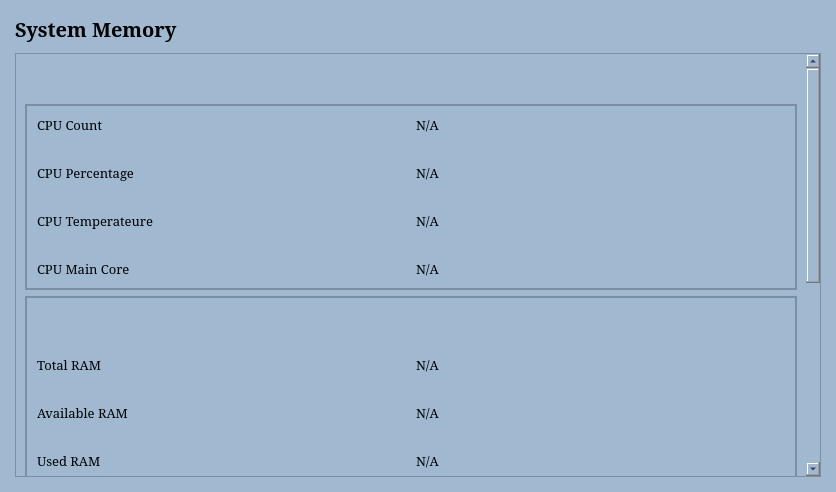
<?xml version="1.0" encoding="UTF-8"?>
<ui version="4.0">
 <class>Form</class>
 <widget class="QWidget" name="Form">
  <property name="geometry">
   <rect>
    <x>0</x>
    <y>0</y>
    <width>836</width>
    <height>492</height>
   </rect>
  </property>
  <property name="windowTitle">
   <string>Form</string>
  </property>
  <property name="styleSheet">
   <string notr="true">background-color: #A0B9D0;</string>
  </property>
  <layout class="QVBoxLayout" name="verticalLayout">
   <property name="spacing">
    <number>10</number>
   </property>
   <property name="leftMargin">
    <number>15</number>
   </property>
   <property name="topMargin">
    <number>15</number>
   </property>
   <property name="rightMargin">
    <number>15</number>
   </property>
   <property name="bottomMargin">
    <number>15</number>
   </property>
   <item>
    <widget class="QLabel" name="label">
     <property name="font">
      <font>
       <family>Constantia</family>
       <pointsize>15</pointsize>
       <bold>true</bold>
      </font>
     </property>
     <property name="text">
      <string>System Memory</string>
     </property>
    </widget>
   </item>
   <item>
    <widget class="QScrollArea" name="scrollArea">
     <property name="font">
      <font>
       <family>Constantia</family>
       <pointsize>10</pointsize>
      </font>
     </property>
     <property name="widgetResizable">
      <bool>true</bool>
     </property>
     <widget class="QWidget" name="scrollAreaWidgetContents">
      <property name="geometry">
       <rect>
        <x>0</x>
        <y>0</y>
        <width>787</width>
        <height>731</height>
       </rect>
      </property>
      <layout class="QVBoxLayout" name="verticalLayout_2">
       <property name="topMargin">
        <number>50</number>
       </property>
       <property name="bottomMargin">
        <number>50</number>
       </property>
       <item>
        <widget class="QFrame" name="frame">
         <property name="font">
          <font>
           <family>Constantia</family>
           <pointsize>10</pointsize>
          </font>
         </property>
         <property name="frameShape">
          <enum>QFrame::StyledPanel</enum>
         </property>
         <property name="frameShadow">
          <enum>QFrame::Raised</enum>
         </property>
         <layout class="QVBoxLayout" name="verticalLayout_3">
          <property name="spacing">
           <number>0</number>
          </property>
          <property name="leftMargin">
           <number>0</number>
          </property>
          <property name="topMargin">
           <number>0</number>
          </property>
          <property name="rightMargin">
           <number>0</number>
          </property>
          <property name="bottomMargin">
           <number>0</number>
          </property>
          <item>
           <widget class="QFrame" name="frame_2">
            <property name="sizePolicy">
             <sizepolicy hsizetype="Preferred" vsizetype="Expanding">
              <horstretch>0</horstretch>
              <verstretch>0</verstretch>
             </sizepolicy>
            </property>
            <property name="font">
             <font>
              <family>Constantia</family>
              <pointsize>10</pointsize>
             </font>
            </property>
            <property name="frameShape">
             <enum>QFrame::StyledPanel</enum>
            </property>
            <property name="frameShadow">
             <enum>QFrame::Raised</enum>
            </property>
            <layout class="QGridLayout" name="gridLayout">
             <property name="leftMargin">
              <number>10</number>
             </property>
             <property name="topMargin">
              <number>10</number>
             </property>
             <property name="rightMargin">
              <number>10</number>
             </property>
             <property name="bottomMargin">
              <number>10</number>
             </property>
             <property name="horizontalSpacing">
              <number>10</number>
             </property>
             <property name="verticalSpacing">
              <number>30</number>
             </property>
             <item row="3" column="2">
              <widget class="QLabel" name="txt_cpu_main_core">
               <property name="font">
                <font>
                 <family>Constantia</family>
                 <pointsize>10</pointsize>
                </font>
               </property>
               <property name="text">
                <string>N/A</string>
               </property>
              </widget>
             </item>
             <item row="0" column="0">
              <widget class="QLabel" name="label_2">
               <property name="font">
                <font>
                 <family>Constantia</family>
                 <pointsize>10</pointsize>
                </font>
               </property>
               <property name="text">
                <string>CPU Count</string>
               </property>
              </widget>
             </item>
             <item row="3" column="0">
              <widget class="QLabel" name="label_8">
               <property name="font">
                <font>
                 <family>Constantia</family>
                 <pointsize>10</pointsize>
                </font>
               </property>
               <property name="text">
                <string>CPU Main Core</string>
               </property>
              </widget>
             </item>
             <item row="2" column="2">
              <widget class="QLabel" name="txt_cpu_temp">
               <property name="font">
                <font>
                 <family>Constantia</family>
                 <pointsize>10</pointsize>
                </font>
               </property>
               <property name="text">
                <string>N/A</string>
               </property>
              </widget>
             </item>
             <item row="0" column="2">
              <widget class="QLabel" name="txt_cpu_count">
               <property name="font">
                <font>
                 <family>Constantia</family>
                 <pointsize>10</pointsize>
                </font>
               </property>
               <property name="text">
                <string>N/A</string>
               </property>
              </widget>
             </item>
             <item row="2" column="0">
              <widget class="QLabel" name="label_6">
               <property name="font">
                <font>
                 <family>Constantia</family>
                 <pointsize>10</pointsize>
                </font>
               </property>
               <property name="text">
                <string>CPU Temperateure</string>
               </property>
              </widget>
             </item>
             <item row="1" column="0">
              <widget class="QLabel" name="label_4">
               <property name="font">
                <font>
                 <family>Constantia</family>
                 <pointsize>10</pointsize>
                </font>
               </property>
               <property name="text">
                <string>CPU Percentage</string>
               </property>
              </widget>
             </item>
             <item row="1" column="2">
              <widget class="QLabel" name="txt_cpu_per">
               <property name="font">
                <font>
                 <family>Constantia</family>
                 <pointsize>10</pointsize>
                </font>
               </property>
               <property name="text">
                <string>N/A</string>
               </property>
              </widget>
             </item>
            </layout>
           </widget>
          </item>
         </layout>
        </widget>
       </item>
       <item>
        <widget class="QFrame" name="frame_3">
         <property name="font">
          <font>
           <family>Constantia</family>
           <pointsize>10</pointsize>
          </font>
         </property>
         <property name="frameShape">
          <enum>QFrame::StyledPanel</enum>
         </property>
         <property name="frameShadow">
          <enum>QFrame::Raised</enum>
         </property>
         <layout class="QVBoxLayout" name="verticalLayout_4">
          <property name="spacing">
           <number>0</number>
          </property>
          <property name="leftMargin">
           <number>0</number>
          </property>
          <property name="topMargin">
           <number>0</number>
          </property>
          <property name="rightMargin">
           <number>0</number>
          </property>
          <property name="bottomMargin">
           <number>0</number>
          </property>
          <item>
           <widget class="QFrame" name="frame_4">
            <property name="font">
             <font>
              <family>Constantia</family>
              <pointsize>10</pointsize>
             </font>
            </property>
            <property name="frameShape">
             <enum>QFrame::StyledPanel</enum>
            </property>
            <property name="frameShadow">
             <enum>QFrame::Raised</enum>
            </property>
            <layout class="QGridLayout" name="gridLayout_2">
             <property name="leftMargin">
              <number>10</number>
             </property>
             <property name="topMargin">
              <number>10</number>
             </property>
             <property name="rightMargin">
              <number>10</number>
             </property>
             <property name="bottomMargin">
              <number>15</number>
             </property>
             <property name="horizontalSpacing">
              <number>10</number>
             </property>
             <property name="verticalSpacing">
              <number>30</number>
             </property>
             <item row="5" column="1">
              <widget class="QLabel" name="txt_ram_usage">
               <property name="font">
                <font>
                 <family>Constantia</family>
                 <pointsize>10</pointsize>
                </font>
               </property>
               <property name="text">
                <string>N/A</string>
               </property>
              </widget>
             </item>
             <item row="3" column="0">
              <widget class="QLabel" name="label_9">
               <property name="font">
                <font>
                 <family>Constantia</family>
                 <pointsize>10</pointsize>
                </font>
               </property>
               <property name="text">
                <string>Used RAM</string>
               </property>
              </widget>
             </item>
             <item row="5" column="0">
              <widget class="QLabel" name="label_15">
               <property name="font">
                <font>
                 <family>Constantia</family>
                 <pointsize>10</pointsize>
                </font>
               </property>
               <property name="text">
                <string>RAM Usage</string>
               </property>
              </widget>
             </item>
             <item row="0" column="0">
              <widget class="QLabel" name="label_3">
               <property name="text">
                <string/>
               </property>
              </widget>
             </item>
             <item row="2" column="0">
              <widget class="QLabel" name="label_7">
               <property name="font">
                <font>
                 <family>Constantia</family>
                 <pointsize>10</pointsize>
                </font>
               </property>
               <property name="text">
                <string>Available RAM</string>
               </property>
              </widget>
             </item>
             <item row="1" column="0">
              <widget class="QLabel" name="label_5">
               <property name="font">
                <font>
                 <family>Constantia</family>
                 <pointsize>10</pointsize>
                </font>
               </property>
               <property name="text">
                <string>Total RAM</string>
               </property>
              </widget>
             </item>
             <item row="4" column="1">
              <widget class="QLabel" name="txt_free_ram">
               <property name="font">
                <font>
                 <family>Constantia</family>
                 <pointsize>10</pointsize>
                </font>
               </property>
               <property name="text">
                <string>N/A</string>
               </property>
              </widget>
             </item>
             <item row="1" column="1">
              <widget class="QLabel" name="txt_total_ram">
               <property name="font">
                <font>
                 <family>Constantia</family>
                 <pointsize>10</pointsize>
                </font>
               </property>
               <property name="text">
                <string>N/A</string>
               </property>
              </widget>
             </item>
             <item row="4" column="0">
              <widget class="QLabel" name="label_10">
               <property name="font">
                <font>
                 <family>Constantia</family>
                 <pointsize>10</pointsize>
                </font>
               </property>
               <property name="text">
                <string>Free RAM</string>
               </property>
              </widget>
             </item>
             <item row="2" column="1">
              <widget class="QLabel" name="txt_available_ram">
               <property name="font">
                <font>
                 <family>Constantia</family>
                 <pointsize>10</pointsize>
                </font>
               </property>
               <property name="text">
                <string>N/A</string>
               </property>
              </widget>
             </item>
             <item row="3" column="1">
              <widget class="QLabel" name="txt_used_ram">
               <property name="font">
                <font>
                 <family>Constantia</family>
                 <pointsize>10</pointsize>
                </font>
               </property>
               <property name="text">
                <string>N/A</string>
               </property>
              </widget>
             </item>
            </layout>
           </widget>
          </item>
         </layout>
        </widget>
       </item>
       <item>
        <widget class="QFrame" name="frame_5">
         <property name="font">
          <font>
           <family>Constantia</family>
           <pointsize>10</pointsize>
          </font>
         </property>
         <property name="frameShape">
          <enum>QFrame::StyledPanel</enum>
         </property>
         <property name="frameShadow">
          <enum>QFrame::Raised</enum>
         </property>
         <layout class="QVBoxLayout" name="verticalLayout_5">
          <property name="spacing">
           <number>0</number>
          </property>
          <property name="leftMargin">
           <number>0</number>
          </property>
          <property name="topMargin">
           <number>0</number>
          </property>
          <property name="rightMargin">
           <number>0</number>
          </property>
          <property name="bottomMargin">
           <number>0</number>
          </property>
          <item>
           <widget class="QFrame" name="frame_6">
            <property name="font">
             <font>
              <family>Constantia</family>
              <pointsize>10</pointsize>
             </font>
            </property>
            <property name="frameShape">
             <enum>QFrame::StyledPanel</enum>
            </property>
            <property name="frameShadow">
             <enum>QFrame::Raised</enum>
            </property>
            <layout class="QGridLayout" name="gridLayout_3">
             <property name="leftMargin">
              <number>10</number>
             </property>
             <property name="topMargin">
              <number>10</number>
             </property>
             <property name="rightMargin">
              <number>10</number>
             </property>
             <property name="bottomMargin">
              <number>10</number>
             </property>
             <property name="horizontalSpacing">
              <number>10</number>
             </property>
             <property name="verticalSpacing">
              <number>30</number>
             </property>
             <item row="3" column="0">
              <widget class="QLabel" name="label_20">
               <property name="font">
                <font>
                 <family>Constantia</family>
                 <pointsize>10</pointsize>
                </font>
               </property>
               <property name="text">
                <string>Free SWAP</string>
               </property>
              </widget>
             </item>
             <item row="1" column="1">
              <widget class="QLabel" name="txt_total_swap">
               <property name="font">
                <font>
                 <family>Constantia</family>
                 <pointsize>10</pointsize>
                </font>
               </property>
               <property name="text">
                <string>N/A</string>
               </property>
              </widget>
             </item>
             <item row="2" column="1">
              <widget class="QLabel" name="txt_used_swap">
               <property name="font">
                <font>
                 <family>Constantia</family>
                 <pointsize>10</pointsize>
                </font>
               </property>
               <property name="text">
                <string>N/A</string>
               </property>
              </widget>
             </item>
             <item row="2" column="0">
              <widget class="QLabel" name="label_19">
               <property name="font">
                <font>
                 <family>Constantia</family>
                 <pointsize>10</pointsize>
                </font>
               </property>
               <property name="text">
                <string>Used SWAP</string>
               </property>
              </widget>
             </item>
             <item row="3" column="1">
              <widget class="QLabel" name="txt_free_swap">
               <property name="font">
                <font>
                 <family>Constantia</family>
                 <pointsize>10</pointsize>
                </font>
               </property>
               <property name="text">
                <string>N/A</string>
               </property>
              </widget>
             </item>
             <item row="1" column="0">
              <widget class="QLabel" name="label_18">
               <property name="font">
                <font>
                 <family>Constantia</family>
                 <pointsize>10</pointsize>
                </font>
               </property>
               <property name="text">
                <string>Total SWAP</string>
               </property>
              </widget>
             </item>
             <item row="0" column="0">
              <widget class="QLabel" name="label_17">
               <property name="text">
                <string/>
               </property>
              </widget>
             </item>
            </layout>
           </widget>
          </item>
         </layout>
        </widget>
       </item>
      </layout>
     </widget>
    </widget>
   </item>
  </layout>
 </widget>
 <resources>
  <include location="../../static/res.qrc"/>
 </resources>
 <connections/>
</ui>
